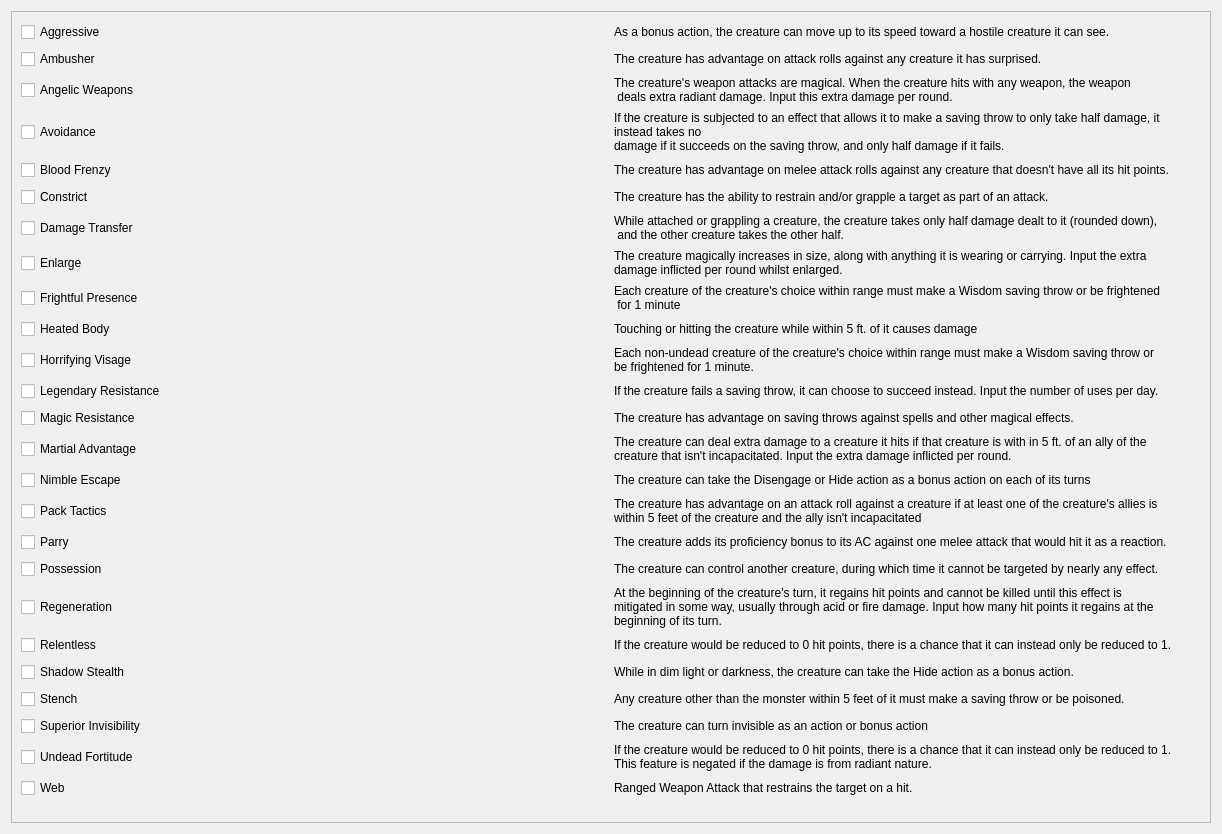
          <widget class="QWidget" name="scrollAreaWidgetContents_2">
           <property name="geometry">
            <rect>
             <x>0</x>
             <y>0</y>
             <width>1222</width>
             <height>834</height>
            </rect>
           </property>
           <layout class="QVBoxLayout" name="verticalLayout_5">
            <item>
             <widget class="QFrame" name="frame_10">
              <property name="frameShape">
               <enum>QFrame::StyledPanel</enum>
              </property>
              <property name="frameShadow">
               <enum>QFrame::Raised</enum>
              </property>
              <layout class="QGridLayout" name="gridLayout_8">
               <item row="22" column="1">
                <widget class="QLabel" name="label_40">
                 <property name="text">
                  <string>The creature can turn invisible as an action or bonus action</string>
                 </property>
                </widget>
               </item>
               <item row="0" column="1">
                <widget class="QLabel" name="label_64">
                 <property name="text">
                  <string>As a bonus action, the creature can move up to its speed toward a hostile creature it can see.</string>
                 </property>
                </widget>
               </item>
               <item row="7" column="0">
                <widget class="QCheckBox" name="checkBox_20">
                 <property name="text">
                  <string>Enlarge</string>
                 </property>
                </widget>
               </item>
               <item row="16" column="1">
                <widget class="QLabel" name="label_48">
                 <property name="text">
                  <string>The creature adds its proficiency bonus to its AC against one melee attack that would hit it as a reaction.</string>
                 </property>
                </widget>
               </item>
               <item row="13" column="1">
                <widget class="QLabel" name="label_51">
                 <property name="text">
                  <string>The creature can deal extra damage to a creature it hits if that creature is with in 5 ft. of an ally of the 
creature that isn't incapacitated. Input the extra damage inflicted per round.</string>
                 </property>
                </widget>
               </item>
               <item row="9" column="0">
                <widget class="QCheckBox" name="checkBox_27">
                 <property name="text">
                  <string>Heated Body</string>
                 </property>
                </widget>
               </item>
               <item row="10" column="0">
                <widget class="QCheckBox" name="checkBox_26">
                 <property name="text">
                  <string>Horrifying Visage</string>
                 </property>
                </widget>
               </item>
               <item row="6" column="1">
                <widget class="QLabel" name="label_58">
                 <property name="text">
                  <string>While attached or grappling a creature, the creature takes only half damage dealt to it (rounded down),
 and the other creature takes the other half.</string>
                 </property>
                </widget>
               </item>
               <item row="5" column="1">
                <widget class="QLabel" name="label_59">
                 <property name="text">
                  <string>The creature has the ability to restrain and/or grapple a target as part of an attack.</string>
                 </property>
                </widget>
               </item>
               <item row="1" column="1">
                <widget class="QLabel" name="label_63">
                 <property name="text">
                  <string>The creature has advantage on attack rolls against any creature it has surprised.</string>
                 </property>
                </widget>
               </item>
               <item row="23" column="1">
                <widget class="QLabel" name="label_45">
                 <property name="text">
                  <string>If the creature would be reduced to 0 hit points, there is a chance that it can instead only be reduced to 1. 
This feature is negated if the damage is from radiant nature.</string>
                 </property>
                </widget>
               </item>
               <item row="20" column="0">
                <widget class="QCheckBox" name="checkBox_10">
                 <property name="text">
                  <string>Shadow Stealth</string>
                 </property>
                </widget>
               </item>
               <item row="15" column="0">
                <widget class="QCheckBox" name="checkBox_19">
                 <property name="text">
                  <string>Pack Tactics</string>
                 </property>
                </widget>
               </item>
               <item row="18" column="1">
                <widget class="QLabel" name="label_44">
                 <property name="text">
                  <string>At the beginning of the creature's turn, it regains hit points and cannot be killed until this effect is
mitigated in some way, usually through acid or fire damage. Input how many hit points it regains at the 
beginning of its turn.</string>
                 </property>
                </widget>
               </item>
               <item row="15" column="1">
                <widget class="QLabel" name="label_49">
                 <property name="text">
                  <string>The creature has advantage on an attack roll against a creature if at least one of the creature's allies is 
within 5 feet of the creature and the ally isn't incapacitated</string>
                 </property>
                </widget>
               </item>
               <item row="3" column="1">
                <widget class="QLabel" name="label_61">
                 <property name="text">
                  <string>If the creature is subjected to an effect that allows it to make a saving throw to only take half damage, it 
instead takes no 
damage if it succeeds on the saving throw, and only half damage if it fails.</string>
                 </property>
                </widget>
               </item>
               <item row="21" column="0">
                <widget class="QCheckBox" name="checkBox_9">
                 <property name="text">
                  <string>Stench</string>
                 </property>
                </widget>
               </item>
               <item row="7" column="1">
                <widget class="QLabel" name="label_57">
                 <property name="text">
                  <string>The creature magically increases in size, along with anything it is wearing or carrying. Input the extra 
damage inflicted per round whilst enlarged.</string>
                 </property>
                </widget>
               </item>
               <item row="2" column="1">
                <widget class="QLabel" name="label_62">
                 <property name="text">
                  <string>The creature's weapon attacks are magical. When the creature hits with any weapon, the weapon
 deals extra radiant damage. Input this extra damage per round.</string>
                 </property>
                </widget>
               </item>
               <item row="5" column="0">
                <widget class="QCheckBox" name="checkBox_15">
                 <property name="text">
                  <string>Constrict</string>
                 </property>
                </widget>
               </item>
               <item row="10" column="1">
                <widget class="QLabel" name="label_54">
                 <property name="text">
                  <string>Each non-undead creature of the creature's choice within range must make a Wisdom saving throw or 
be frightened for 1 minute.</string>
                 </property>
                </widget>
               </item>
               <item row="17" column="1">
                <widget class="QLabel" name="label_47">
                 <property name="text">
                  <string>The creature can control another creature, during which time it cannot be targeted by nearly any effect.</string>
                 </property>
                </widget>
               </item>
               <item row="13" column="0">
                <widget class="QCheckBox" name="checkBox_22">
                 <property name="text">
                  <string>Martial Advantage</string>
                 </property>
                </widget>
               </item>
               <item row="20" column="1">
                <widget class="QLabel" name="label_42">
                 <property name="text">
                  <string>While in dim light or darkness, the creature can take the Hide action as a bonus action.</string>
                 </property>
                </widget>
               </item>
               <item row="22" column="0">
                <widget class="QCheckBox" name="checkBox_7">
                 <property name="text">
                  <string>Superior Invisibility</string>
                 </property>
                </widget>
               </item>
               <item row="18" column="0">
                <widget class="QCheckBox" name="checkBox_14">
                 <property name="text">
                  <string>Regeneration</string>
                 </property>
                </widget>
               </item>
               <item row="19" column="0">
                <widget class="QCheckBox" name="checkBox_12">
                 <property name="text">
                  <string>Relentless</string>
                 </property>
                </widget>
               </item>
               <item row="12" column="1">
                <widget class="QLabel" name="label_52">
                 <property name="text">
                  <string>The creature has advantage on saving throws against spells and other magical effects.</string>
                 </property>
                </widget>
               </item>
               <item row="9" column="1">
                <widget class="QLabel" name="label_55">
                 <property name="text">
                  <string>Touching or hitting the creature while within 5 ft. of it causes damage</string>
                 </property>
                </widget>
               </item>
               <item row="3" column="0">
                <widget class="QCheckBox" name="checkBox_11">
                 <property name="text">
                  <string>Avoidance</string>
                 </property>
                </widget>
               </item>
               <item row="4" column="0">
                <widget class="QCheckBox" name="checkBox_13">
                 <property name="text">
                  <string>Blood Frenzy</string>
                 </property>
                </widget>
               </item>
               <item row="21" column="1">
                <widget class="QLabel" name="label_41">
                 <property name="text">
                  <string>Any creature other than the monster within 5 feet of it must make a saving throw or be poisoned.</string>
                 </property>
                </widget>
               </item>
               <item row="19" column="1">
                <widget class="QLabel" name="label_43">
                 <property name="text">
                  <string>If the creature would be reduced to 0 hit points, there is a chance that it can instead only be reduced to 1.</string>
                 </property>
                </widget>
               </item>
               <item row="4" column="1">
                <widget class="QLabel" name="label_60">
                 <property name="text">
                  <string>The creature has advantage on melee attack rolls against any creature that doesn't have all its hit points.</string>
                 </property>
                </widget>
               </item>
               <item row="17" column="0">
                <widget class="QCheckBox" name="checkBox_16">
                 <property name="text">
                  <string>Possession</string>
                 </property>
                </widget>
               </item>
               <item row="14" column="1">
                <widget class="QLabel" name="label_50">
                 <property name="text">
                  <string>The creature can take the Disengage or Hide action as a bonus action on each of its turns</string>
                 </property>
                </widget>
               </item>
               <item row="0" column="0">
                <widget class="QCheckBox" name="checkBox_3">
                 <property name="text">
                  <string>Aggressive</string>
                 </property>
                </widget>
               </item>
               <item row="24" column="0">
                <widget class="QCheckBox" name="checkBox_6">
                 <property name="text">
                  <string>Web</string>
                 </property>
                </widget>
               </item>
               <item row="23" column="0">
                <widget class="QCheckBox" name="checkBox_5">
                 <property name="text">
                  <string>Undead Fortitude</string>
                 </property>
                </widget>
               </item>
               <item row="11" column="1">
                <widget class="QLabel" name="label_53">
                 <property name="text">
                  <string>If the creature fails a saving throw, it can choose to succeed instead. Input the number of uses per day.</string>
                 </property>
                </widget>
               </item>
               <item row="12" column="0">
                <widget class="QCheckBox" name="checkBox_24">
                 <property name="text">
                  <string>Magic Resistance</string>
                 </property>
                </widget>
               </item>
               <item row="2" column="0">
                <widget class="QCheckBox" name="checkBox_8">
                 <property name="text">
                  <string>Angelic Weapons</string>
                 </property>
                </widget>
               </item>
               <item row="14" column="0">
                <widget class="QCheckBox" name="checkBox_21">
                 <property name="text">
                  <string>Nimble Escape</string>
                 </property>
                </widget>
               </item>
               <item row="24" column="1">
                <widget class="QLabel" name="label_46">
                 <property name="text">
                  <string>Ranged Weapon Attack that restrains the target on a hit.</string>
                 </property>
                </widget>
               </item>
               <item row="16" column="0">
                <widget class="QCheckBox" name="checkBox_17">
                 <property name="text">
                  <string>Parry</string>
                 </property>
                </widget>
               </item>
               <item row="11" column="0">
                <widget class="QCheckBox" name="checkBox_25">
                 <property name="text">
                  <string>Legendary Resistance</string>
                 </property>
                </widget>
               </item>
               <item row="8" column="1">
                <widget class="QLabel" name="label_56">
                 <property name="text">
                  <string>Each creature of the creature's choice within range must make a Wisdom saving throw or be frightened
 for 1 minute</string>
                 </property>
                </widget>
               </item>
               <item row="8" column="0">
                <widget class="QCheckBox" name="checkBox_23">
                 <property name="text">
                  <string>Frightful Presence</string>
                 </property>
                </widget>
               </item>
               <item row="1" column="0">
                <widget class="QCheckBox" name="checkBox_4">
                 <property name="text">
                  <string>Ambusher</string>
                 </property>
                </widget>
               </item>
               <item row="6" column="0">
                <widget class="QCheckBox" name="checkBox_18">
                 <property name="text">
                  <string>Damage Transfer</string>
                 </property>
                </widget>
               </item>
              </layout>
             </widget>
            </item>
           </layout>
          </widget>
